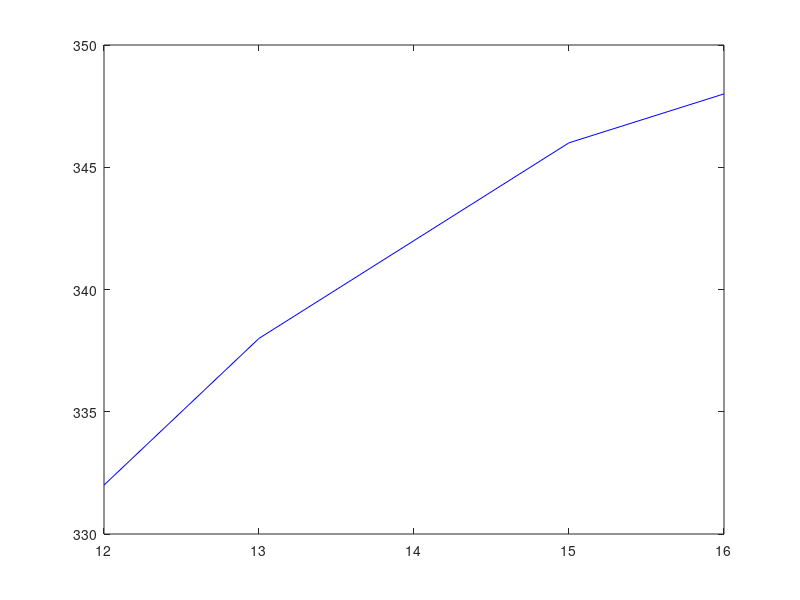

This chart was generated by the following MATLAB code: (Note: this script raises an error after producing the figure.)
G = [21.56 22 23.1 22.9 22.5];
F = [332 338 342 346 348];
V = [12 13 14 15 16];

Gd = [22 21 23 22.9 22.5];

plot(V,F,'-b');
yyaxis right
plot(V,G,'-o');
hold on
plot(V,Gd,'-*');